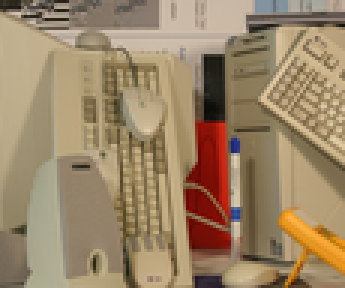
#> input picture all_data/MiddEval3-data-F/MiddEval3/testF/Computer/im0.png, 115 x 96 px, shrunk from 1328 x 1108 before the run, found by its file name (shown 3 times larger)
$ jupyter execute --allow-errors project3.ipynb
#> lines starting #> are read from the running program, lines starting #| are printed output that depends on the picture
# Project 03 - 3D reconstruction

__Handout date:__ 27.06.2024
__Submission date:__ 18.07.2023 - 23:59
__Submission link:__ https://fz-juelich.sciebo.de/s/rVa2i83BrBmyaJ8

In this project, you will work on 3D reconstruction from stereo data.
You will estimate disparity maps from rectified images, and resolve inconsistencies in the results using graphical models.

For this task, you will use the [2014 Stereo Datasets](https://vision.middlebury.edu/stereo/data/scenes2014/).
The dataset contains rectified images and serves as a benchmark for depth estimation from stereo images.

1. Download the dataset and inspect its structure.
1. Choose at least two images from the dataset to work with. For the beginning, work with the default images (no variation in lightning or exposure).
1. Use the methods discussed in the lecture to compute the disparity between the two images, which involves:
    1. Scanline approach to identify matching pixels using an appropriate similarity metric.
    1. Cross-checking using reverse scanline.
    1. Resolution of ambiguous matches.
1. Use the computed disparity to estimate the depth.
1. Repeat the above steps using the provided images with varying lightning and exposure.
1. Use a Markov Random Field (MRF) to resolve holes and inaccuracies in the computed disparity maps.
    1. Install [gco-wrapper](https://github.com/Borda/pyGCO) using `pip install gco-wrapper`.
    1. Convert the task of smoothing the disparity map into a MRF problem. In particular, think about how labels can be defined for this task (tip: maximum disparity).
    1. Use `cut_grid_graph` or `cut_grid_graph_simple` to solve the defined MRF.
1. Recompute the depth map using your corrected disparity maps and compare them to the previous result. Repeat the analysis for your selected images under different lightning and exposure.

__Tip:__ Do not replicate your code, use functions to repeat the analysis on different image pairs.

[cell 1]
import cv2
from skimage import io
from skimage.transform import resize
import numpy as np
import matplotlib.pyplot as plt
from pypfm import PFMLoader
from scipy.ndimage import gaussian_filter

[cell 2]
RESIZE_FACTOR = 0.1
WINDOW_SIZE = 5

[cell 3]
left_img = io.imread('data/Motorcycle_data/im0.png')
#> left_img is the input picture: shape (96, 115, 3); mean R, G, B 156.2, 133.9, 104
right_img = io.imread('data/Motorcycle_data/im1.png')
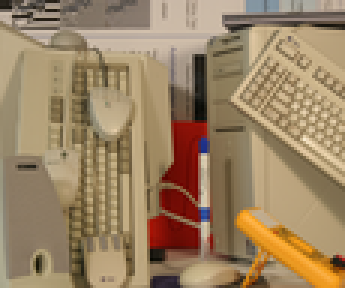
#> input picture all_data/MiddEval3-data-F/MiddEval3/testF/Computer/im1.png, 115 x 96 px, shrunk from 1328 x 1108 before the run, found by its file name (shown 3 times larger)
#> right_img is the input picture: shape (96, 115, 3); mean R, G, B 155.7, 131.4, 100

left_mask = io.imread('data/Motorcycle_gn0/mask0nocc.png')
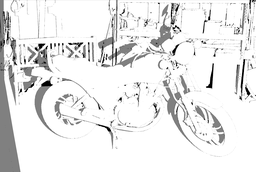
#> input picture data/Motorcycle_gn0/mask0nocc.png, 256 x 172 px, shrunk from 2964 x 1988 before the run
#> left_mask is the input picture: shape (172, 256); min 0, max 255, mean 232.8
right_mask = io.imread('data/Motorcycle_gn1/mask1nocc.png')
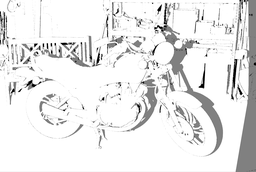
#> input picture data/Motorcycle_gn1/mask1nocc.png, 256 x 172 px, shrunk from 2964 x 1988 before the run
#> right_mask is the input picture: shape (172, 256); min 0, max 255, mean 232.7

#> (the rest of this cell did not finish here and is left out)

[cell 4]
import numpy as np

def scanline_matching(left_img, right_img, window_size, x, y):
    h, w = left_img.shape[:2]
    half_window = window_size // 2

    left_patch = left_img[y-half_window:y+half_window + 1,x-half_window:x+half_window + 1]
    right_patches = [right_img[y-half_window:y+half_window + 1 ,i-half_window:i+half_window + 1] for i in range(half_window,w-half_window)]
    right_patches = np.stack(right_patches, axis=0)
    score = (np.square(left_patch-right_patches)).mean(axis=(1,2,3))

    return score

def disparity(left_img, right_img, window_size):
    h, w = left_img.shape[:2]
    half_window = window_size // 2

    matrix = np.zeros((h,w))
    for y in range(half_window, h-half_window):
        for x in range(half_window, w-half_window):
            mse = scanline_matching(left_img, right_img, window_size, x, y)
            matrix[y,x] = np.abs(np.argmin(mse) - x)

    return matrix

mse_left = scanline_matching(left_img,right_img, WINDOW_SIZE, 100, 100)
#> in scanline_matching, `left_patch = left_img[y-half_window:y+half_window + 1,x-half_window:x+..`: left_patch = empty array
#> in scanline_matching, `right_patches = [right_img[y-half_window:y+half_window + 1 ,i-half_win..`: right_patches = 111 items, first 6: empty array, empty array, empty array, empty array, empty array, empty array
#> in scanline_matching, `right_patches = np.stack(right_patches, axis=0)`: right_patches = empty array
best_score = np.argmin(mse_left)
#> best_score = 0
plt.plot(mse_left)

mse_right = scanline_matching(right_img,left_img, WINDOW_SIZE, 100, 100)
best_score = np.argmin(mse_right)
plt.plot(mse_right)
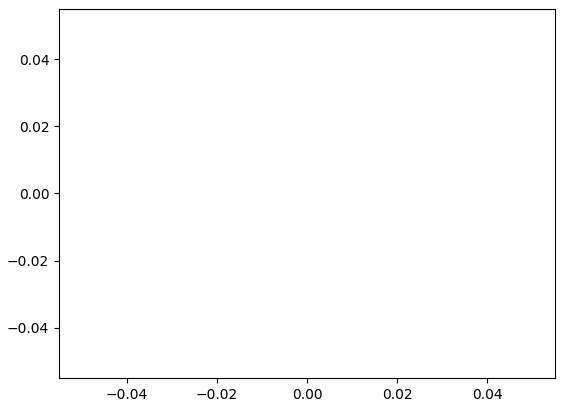
#> figure drawn by matplotlib, 1 panel

[cell 5]
def cross_checking(left_disparity, right_disparity, threshold=10):
    h,w = left_disparity.shape
    consistency_map = np.zeros((h,w))

    for y in range(h):
        for x in range(w):
            left_disp = left_disparity[y,x]
            right_disp = right_disparity[y, x - int(left_disp)]
            if abs(left_disp - right_disp) <= threshold:
                consistency_map[y,x] = right_disp

    return consistency_map

left_disparity = disparity(left_img, right_img, WINDOW_SIZE)
#> the loop in disparity, `for y in range(half_window, h-half_window):` made 92 passes
#> after the loop in disparity, `for y in range(half_window, h-half_window):`:
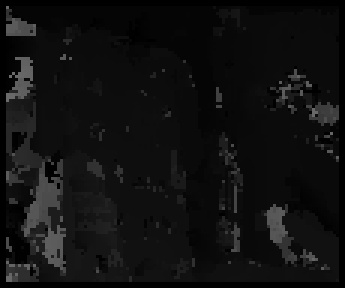
#> matrix: shape (96, 115) float64 (shown 3 times larger); min 0, max 107, mean 16.3
right_disparity = disparity(right_img, left_img, WINDOW_SIZE)
#> call 2 of disparity, with window_size = 5
#> after the loop in disparity (call 2), `for y in range(half_window, h-half_window):`:
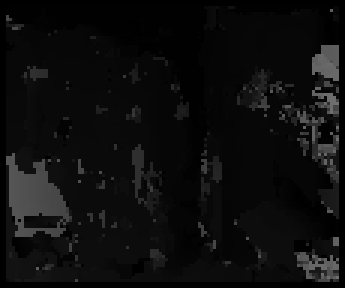
#> matrix: shape (96, 115) float64 (shown 3 times larger); min 0, max 111, mean 13.2

[cell 6]
map = cross_checking(left_disparity, right_disparity, 10)
#> after the loop in cross_checking, `for y in range(h):`:
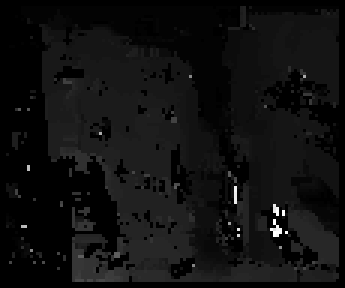
#> consistency_map: shape (96, 115) float64 (shown 3 times larger); min 0, max 84, mean 5.3; drawn with min black and max white
print(map.max())
#| 84.0
plt.figure()
plt.imshow(map, cmap='gray')

[cell 7]
def filter_inconsistencies(left_disparity, consistency_map, threshold=10):
    h, w = left_disparity.shape
    filtered_matrix = np.copy(left_disparity)

    for y in range(h):
        for x in range(w):
            if not consistency_map[y, x]:
                filtered_matrix[y,x] = 0


    filtered_disparity = gaussian_filter(filtered_matrix, sigma=1)

    return filtered_disparity

f_map = filter_inconsistencies(left_disparity, map)
#> after the loop in filter_inconsistencies, `for y in range(h):`:
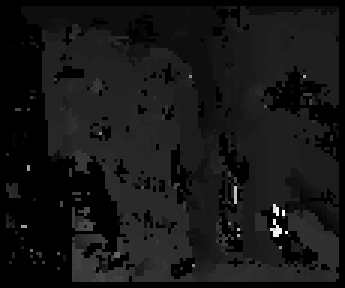
#> filtered_matrix: shape (96, 115) float64 (shown 3 times larger); min 0, max 90, mean 7.9; drawn with min black and max white

plt.figure()
plt.imshow(f_map)

[cell 8]
def compute_depth(disparity_map, epsilon=1e-6):
    return 1 / (disparity_map + epsilon)

depth = compute_depth(map)
#> in compute_depth, `return 1 / (disparity_map + epsilon)`:
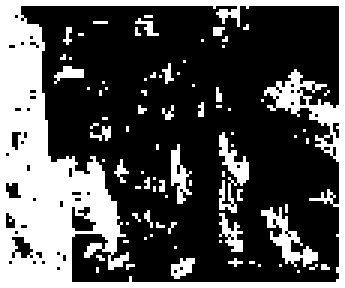
#> returned value: shape (96, 115) float64 (shown 3 times larger); min 0.0119, max 1000000, mean 318659.6; drawn with min black and max white
plt.figure()
plt.imshow(depth, cmap='gray', vmin=0, vmax=1)

[cell 9]
piano_0 = io.imread('all_data/MiddEval3-data-F/MiddEval3/trainingF/PianoL/im0.png')
piano_1 = io.imread('all_data/MiddEval3-data-F/MiddEval3/trainingF/PianoL/im1.png')

fig, ax = plt.subplots(1, 2, figsize=(10, 5))
ax[0].imshow(piano_0)
ax[0].set_title('Piano 0')
ax[0].axis('off')

ax[1].imshow(piano_1)
ax[1].set_title('Piano 1')
ax[1].axis('off')

plt.show()

piano_0 = resize(piano_0, (int(piano_0.shape[0] * RESIZE_FACTOR), int(piano_0.shape[1] * RESIZE_FACTOR)))
piano_1 = resize(piano_1, (int(piano_1.shape[0] * RESIZE_FACTOR), int(piano_1.shape[1] * RESIZE_FACTOR)))

[cell 10]
l_disp = disparity(piano_0, piano_1, WINDOW_SIZE)
no_l_disp = disparity(piano_1, piano_0, WINDOW_SIZE)

[cell 11]
piano_map = cross_checking(l_disp, no_l_disp, 10)
plt.figure()
plt.imshow(piano_map, cmap='gray')

[cell 12]
piano_depth = compute_depth(piano_map)
plt.figure()
plt.imshow(piano_depth, cmap='gray')
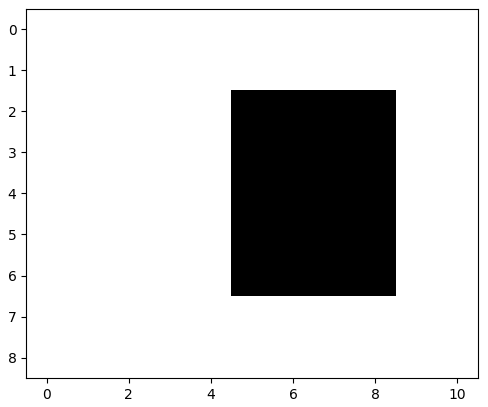
#> figure drawn by matplotlib, 1 panel

[cell 13]
motorcycle = io.imread('all_data/MiddEval3-data-F/MiddEval3/trainingF/MotorcycleE/im0.png')
motorcycle_E = io.imread('all_data/MiddEval3-data-F/MiddEval3/trainingF/MotorcycleE/im1.png')

fig, ax = plt.subplots(1, 2, figsize=(10, 5))
ax[0].imshow(motorcycle)
ax[0].set_title('motorcycle 0')
ax[0].axis('off')

ax[1].imshow(motorcycle_E)
ax[1].set_title('motorcycle 1')
ax[1].axis('off')

plt.show()

motorcycle = resize(motorcycle, (int(motorcycle.shape[0] * RESIZE_FACTOR), int(motorcycle.shape[1] * RESIZE_FACTOR)))
motorcycle_E = resize(motorcycle_E, (int(motorcycle_E.shape[0] * RESIZE_FACTOR), int(motorcycle_E.shape[1] * RESIZE_FACTOR)))

[cell 14]
disp = disparity(motorcycle, motorcycle_E, WINDOW_SIZE)
e_disp = disparity(motorcycle_E, motorcycle, WINDOW_SIZE)
